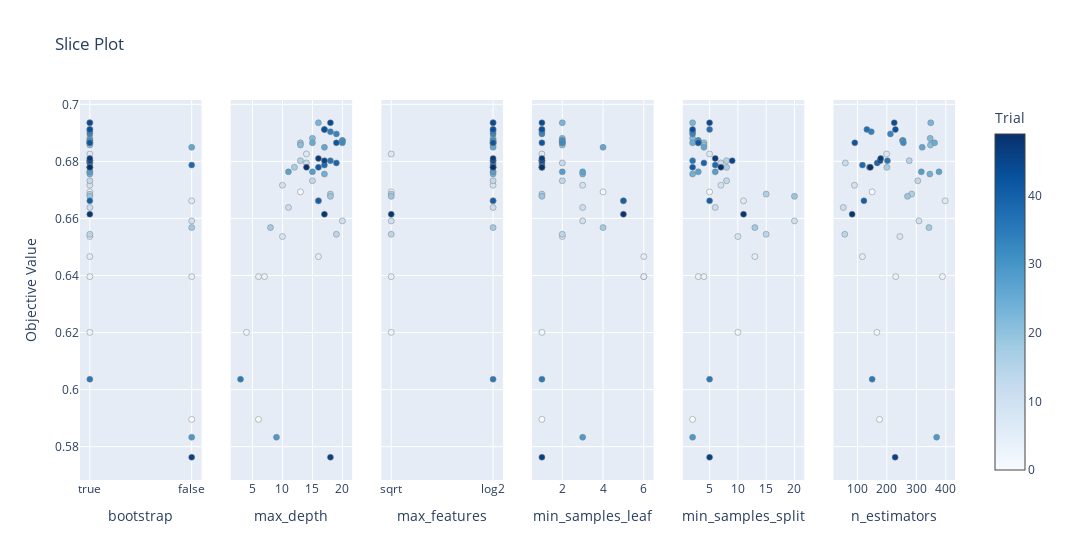

Notebook source saved alongside this figure:
### Code cell
# 3. Slice Plot
plot_slice(study).show()

### Figure 1 — Plotly figure (JSON) as saved in the notebook; plotly's stock layout.template omitted (floating-point values rounded to 4 significant figures)
{"data": [{"marker": {"color": [0, 1, 2, 3, 4, 5, 6, 7, 8, 9, 10, 11, 12, 13, 14, 15, 16, 17, 18, 19, 20, 21, 22, 23, 24, 25, 26, 27, 28, 29, 30, 31, 32, 33, 34, 35, 36, 37, 38, 39, 40, 41, 42, 43, 44, 45, 46, 47, 48, 49], "colorbar": {"title": {"text": "Trial"}, "x": 1, "xpad": 40}, "colorscale": [[0, "rgb(247,251,255)"], [0.125, "rgb(222,235,247)"], [0.25, "rgb(198,219,239)"], [0.375, "rgb(158,202,225)"], [0.5, "rgb(107,174,214)"], [0.625, "rgb(66,146,198)"], [0.75, "rgb(33,113,181)"], [0.875, "rgb(8,81,156)"], [1, "rgb(8,48,107)"]], "line": {"color": "Grey", "width": 0.5}, "showscale": true}, "mode": "markers", "name": "Feasible Trial", "showlegend": false, "type": "scatter", "x": [false, true, true, true, false, true, false, true, true, true, false, true, true, true, true, true, true, true, false, true, true, true, true, true, true, true, false, true, true, false, true, true, true, true, true, true, true, true, false, true, true, true, true, true, true, true, false, true, true, true], "xaxis": "x", "y": [0.5896, 0.6693, 0.6201, 0.6396, 0.6396, 0.6466, 0.6662, 0.6826, 0.6537, 0.6716, 0.6591, 0.6638, 0.6795, 0.6732, 0.6544, 0.6802, 0.6685, 0.6779, 0.6568, 0.6677, 0.6865, 0.6857, 0.6881, 0.6936, 0.6756, 0.6865, 0.6849, 0.6764, 0.6763, 0.5833, 0.6873, 0.6873, 0.6865, 0.6896, 0.6904, 0.6036, 0.6802, 0.6912, 0.6787, 0.6795, 0.6662, 0.6779, 0.6865, 0.6912, 0.6936, 0.6803, 0.5763, 0.681, 0.6615, 0.6779], "yaxis": "y"}, {"marker": {"color": [0, 1, 2, 3, 4, 5, 6, 7, 8, 9, 10, 11, 12, 13, 14, 15, 16, 17, 18, 19, 20, 21, 22, 23, 24, 25, 26, 27, 28, 29, 30, 31, 32, 33, 34, 35, 36, 37, 38, 39, 40, 41, 42, 43, 44, 45, 46, 47, 48, 49], "colorbar": {"title": {"text": "Trial"}, "x": 1, "xpad": 40}, "colorscale": [[0, "rgb(247,251,255)"], [0.125, "rgb(222,235,247)"], [0.25, "rgb(198,219,239)"], [0.375, "rgb(158,202,225)"], [0.5, "rgb(107,174,214)"], [0.625, "rgb(66,146,198)"], [0.75, "rgb(33,113,181)"], [0.875, "rgb(8,81,156)"], [1, "rgb(8,48,107)"]], "line": {"color": "Grey", "width": 0.5}, "showscale": false}, "mode": "markers", "name": "Feasible Trial", "showlegend": false, "type": "scatter", "x": [6, 13, 4, 7, 6, 16, 16, 14, 10, 10, 20, 11, 14, 15, 19, 13, 18, 12, 8, 18, 13, 13, 15, 16, 17, 15, 17, 11, 15, 9, 20, 20, 20, 19, 18, 3, 18, 17, 17, 19, 16, 16, 19, 17, 18, 17, 18, 16, 17, 14], "xaxis": "x2", "y": [0.5896, 0.6693, 0.6201, 0.6396, 0.6396, 0.6466, 0.6662, 0.6826, 0.6537, 0.6716, 0.6591, 0.6638, 0.6795, 0.6732, 0.6544, 0.6802, 0.6685, 0.6779, 0.6568, 0.6677, 0.6865, 0.6857, 0.6881, 0.6936, 0.6756, 0.6865, 0.6849, 0.6764, 0.6763, 0.5833, 0.6873, 0.6873, 0.6865, 0.6896, 0.6904, 0.6036, 0.6802, 0.6912, 0.6787, 0.6795, 0.6662, 0.6779, 0.6865, 0.6912, 0.6936, 0.6803, 0.5763, 0.681, 0.6615, 0.6779], "yaxis": "y2"}, {"marker": {"color": [0, 1, 2, 3, 4, 5, 6, 7, 8, 9, 10, 11, 12, 13, 14, 15, 16, 17, 18, 19, 20, 21, 22, 23, 24, 25, 26, 27, 28, 29, 30, 31, 32, 33, 34, 35, 36, 37, 38, 39, 40, 41, 42, 43, 44, 45, 46, 47, 48, 49], "colorbar": {"title": {"text": "Trial"}, "x": 1, "xpad": 40}, "colorscale": [[0, "rgb(247,251,255)"], [0.125, "rgb(222,235,247)"], [0.25, "rgb(198,219,239)"], [0.375, "rgb(158,202,225)"], [0.5, "rgb(107,174,214)"], [0.625, "rgb(66,146,198)"], [0.75, "rgb(33,113,181)"], [0.875, "rgb(8,81,156)"], [1, "rgb(8,48,107)"]], "line": {"color": "Grey", "width": 0.5}, "showscale": false}, "mode": "markers", "name": "Feasible Trial", "showlegend": false, "type": "scatter", "x": [null, "sqrt", "sqrt", null, "sqrt", null, "log2", "sqrt", null, "log2", "sqrt", "log2", "log2", "log2", "sqrt", "log2", "sqrt", "log2", "log2", "sqrt", "log2", "log2", "log2", "log2", "log2", "log2", "log2", "log2", "log2", null, "log2", "log2", "log2", "log2", "log2", "log2", null, "log2", "log2", null, "log2", "log2", "log2", "log2", "log2", "log2", null, "log2", "sqrt", "log2"], "xaxis": "x3", "y": [0.5896, 0.6693, 0.6201, 0.6396, 0.6396, 0.6466, 0.6662, 0.6826, 0.6537, 0.6716, 0.6591, 0.6638, 0.6795, 0.6732, 0.6544, 0.6802, 0.6685, 0.6779, 0.6568, 0.6677, 0.6865, 0.6857, 0.6881, 0.6936, 0.6756, 0.6865, 0.6849, 0.6764, 0.6763, 0.5833, 0.6873, 0.6873, 0.6865, 0.6896, 0.6904, 0.6036, 0.6802, 0.6912, 0.6787, 0.6795, 0.6662, 0.6779, 0.6865, 0.6912, 0.6936, 0.6803, 0.5763, 0.681, 0.6615, 0.6779], "yaxis": "y3"}, {"marker": {"color": [0, 1, 2, 3, 4, 5, 6, 7, 8, 9, 10, 11, 12, 13, 14, 15, 16, 17, 18, 19, 20, 21, 22, 23, 24, 25, 26, 27, 28, 29, 30, 31, 32, 33, 34, 35, 36, 37, 38, 39, 40, 41, 42, 43, 44, 45, 46, 47, 48, 49], "colorbar": {"title": {"text": "Trial"}, "x": 1, "xpad": 40}, "colorscale": [[0, "rgb(247,251,255)"], [0.125, "rgb(222,235,247)"], [0.25, "rgb(198,219,239)"], [0.375, "rgb(158,202,225)"], [0.5, "rgb(107,174,214)"], [0.625, "rgb(66,146,198)"], [0.75, "rgb(33,113,181)"], [0.875, "rgb(8,81,156)"], [1, "rgb(8,48,107)"]], "line": {"color": "Grey", "width": 0.5}, "showscale": false}, "mode": "markers", "name": "Feasible Trial", "showlegend": false, "type": "scatter", "x": [1, 4, 1, 6, 6, 6, 5, 1, 2, 3, 3, 3, 2, 2, 2, 1, 1, 1, 4, 1, 2, 2, 2, 2, 3, 2, 4, 3, 2, 3, 2, 2, 2, 1, 1, 1, 1, 1, 1, 1, 5, 1, 1, 1, 1, 1, 1, 1, 5, 1], "xaxis": "x4", "y": [0.5896, 0.6693, 0.6201, 0.6396, 0.6396, 0.6466, 0.6662, 0.6826, 0.6537, 0.6716, 0.6591, 0.6638, 0.6795, 0.6732, 0.6544, 0.6802, 0.6685, 0.6779, 0.6568, 0.6677, 0.6865, 0.6857, 0.6881, 0.6936, 0.6756, 0.6865, 0.6849, 0.6764, 0.6763, 0.5833, 0.6873, 0.6873, 0.6865, 0.6896, 0.6904, 0.6036, 0.6802, 0.6912, 0.6787, 0.6795, 0.6662, 0.6779, 0.6865, 0.6912, 0.6936, 0.6803, 0.5763, 0.681, 0.6615, 0.6779], "yaxis": "y4"}, {"marker": {"color": [0, 1, 2, 3, 4, 5, 6, 7, 8, 9, 10, 11, 12, 13, 14, 15, 16, 17, 18, 19, 20, 21, 22, 23, 24, 25, 26, 27, 28, 29, 30, 31, 32, 33, 34, 35, 36, 37, 38, 39, 40, 41, 42, 43, 44, 45, 46, 47, 48, 49], "colorbar": {"title": {"text": "Trial"}, "x": 1, "xpad": 40}, "colorscale": [[0, "rgb(247,251,255)"], [0.125, "rgb(222,235,247)"], [0.25, "rgb(198,219,239)"], [0.375, "rgb(158,202,225)"], [0.5, "rgb(107,174,214)"], [0.625, "rgb(66,146,198)"], [0.75, "rgb(33,113,181)"], [0.875, "rgb(8,81,156)"], [1, "rgb(8,48,107)"]], "line": {"color": "Grey", "width": 0.5}, "showscale": false}, "mode": "markers", "name": "Feasible Trial", "showlegend": false, "type": "scatter", "x": [2, 5, 10, 3, 4, 13, 11, 5, 10, 7, 20, 6, 7, 8, 15, 8, 15, 8, 13, 20, 4, 4, 2, 2, 2, 2, 4, 3, 6, 2, 3, 3, 3, 2, 2, 5, 2, 5, 6, 4, 5, 2, 3, 2, 5, 9, 5, 6, 11, 7], "xaxis": "x5", "y": [0.5896, 0.6693, 0.6201, 0.6396, 0.6396, 0.6466, 0.6662, 0.6826, 0.6537, 0.6716, 0.6591, 0.6638, 0.6795, 0.6732, 0.6544, 0.6802, 0.6685, 0.6779, 0.6568, 0.6677, 0.6865, 0.6857, 0.6881, 0.6936, 0.6756, 0.6865, 0.6849, 0.6764, 0.6763, 0.5833, 0.6873, 0.6873, 0.6865, 0.6896, 0.6904, 0.6036, 0.6802, 0.6912, 0.6787, 0.6795, 0.6662, 0.6779, 0.6865, 0.6912, 0.6936, 0.6803, 0.5763, 0.681, 0.6615, 0.6779], "yaxis": "y5"}, {"marker": {"color": [0, 1, 2, 3, 4, 5, 6, 7, 8, 9, 10, 11, 12, 13, 14, 15, 16, 17, 18, 19, 20, 21, 22, 23, 24, 25, 26, 27, 28, 29, 30, 31, 32, 33, 34, 35, 36, 37, 38, 39, 40, 41, 42, 43, 44, 45, 46, 47, 48, 49], "colorbar": {"title": {"text": "Trial"}, "x": 1, "xpad": 40}, "colorscale": [[0, "rgb(247,251,255)"], [0.125, "rgb(222,235,247)"], [0.25, "rgb(198,219,239)"], [0.375, "rgb(158,202,225)"], [0.5, "rgb(107,174,214)"], [0.625, "rgb(66,146,198)"], [0.75, "rgb(33,113,181)"], [0.875, "rgb(8,81,156)"], [1, "rgb(8,48,107)"]], "line": {"color": "Grey", "width": 0.5}, "showscale": false}, "mode": "markers", "name": "Feasible Trial", "showlegend": false, "type": "scatter", "x": [175, 150, 166, 389, 230, 117, 398, 199, 244, 90, 309, 52, 59, 305, 57, 276, 284, 200, 343, 270, 353, 348, 347, 349, 346, 362, 320, 377, 317, 369, 253, 255, 256, 212, 147, 150, 202, 132, 117, 167, 122, 141, 91, 229, 225, 177, 228, 179, 82, 144], "xaxis": "x6", "y": [0.5896, 0.6693, 0.6201, 0.6396, 0.6396, 0.6466, 0.6662, 0.6826, 0.6537, 0.6716, 0.6591, 0.6638, 0.6795, 0.6732, 0.6544, 0.6802, 0.6685, 0.6779, 0.6568, 0.6677, 0.6865, 0.6857, 0.6881, 0.6936, 0.6756, 0.6865, 0.6849, 0.6764, 0.6763, 0.5833, 0.6873, 0.6873, 0.6865, 0.6896, 0.6904, 0.6036, 0.6802, 0.6912, 0.6787, 0.6795, 0.6662, 0.6779, 0.6865, 0.6912, 0.6936, 0.6803, 0.5763, 0.681, 0.6615, 0.6779], "yaxis": "y6"}], "layout": {"title": {"text": "Slice Plot"}, "width": 1800, "xaxis": {"anchor": "y", "categoryarray": [true, false], "categoryorder": "array", "domain": [0, 0.1389], "title": {"text": "bootstrap"}, "type": "category"}, "xaxis2": {"anchor": "y2", "domain": [0.1722, 0.3111], "title": {"text": "max_depth"}}, "xaxis3": {"anchor": "y3", "categoryarray": ["sqrt", "log2", null], "categoryorder": "array", "domain": [0.3444, 0.4833], "title": {"text": "max_features"}, "type": "category"}, "xaxis4": {"anchor": "y4", "domain": [0.5167, 0.6556], "title": {"text": "min_samples_leaf"}}, "xaxis5": {"anchor": "y5", "domain": [0.6889, 0.8278], "title": {"text": "min_samples_split"}}, "xaxis6": {"anchor": "y6", "domain": [0.8611, 1], "title": {"text": "n_estimators"}}, "yaxis": {"anchor": "x", "domain": [0, 1], "title": {"text": "Objective Value"}}, "yaxis2": {"anchor": "x2", "domain": [0, 1], "matches": "y", "showticklabels": false}, "yaxis3": {"anchor": "x3", "domain": [0, 1], "matches": "y", "showticklabels": false}, "yaxis4": {"anchor": "x4", "domain": [0, 1], "matches": "y", "showticklabels": false}, "yaxis5": {"anchor": "x5", "domain": [0, 1], "matches": "y", "showticklabels": false}, "yaxis6": {"anchor": "x6", "domain": [0, 1], "matches": "y", "showticklabels": false}}}
